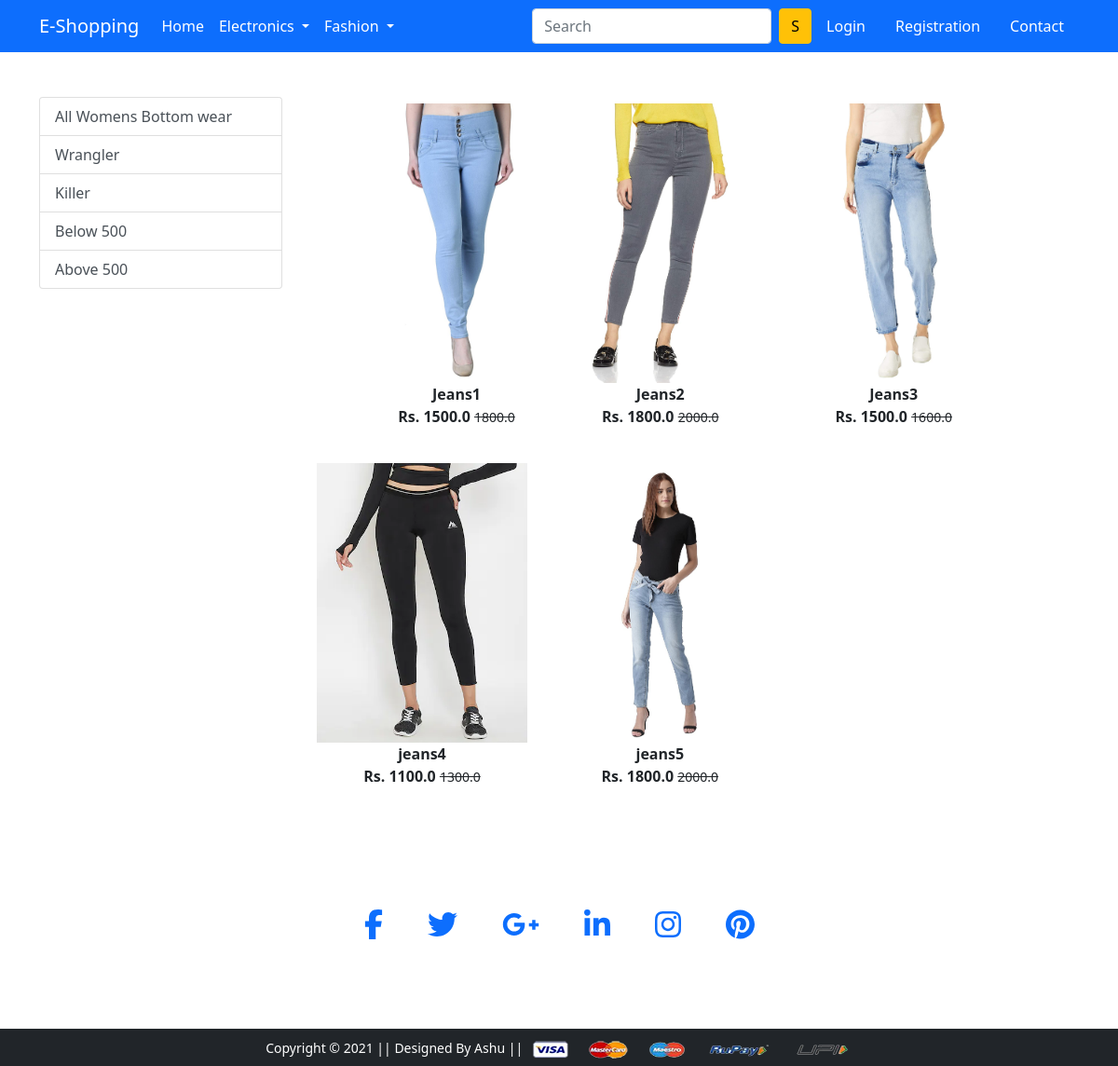
Page /womensbottomwears/ on the committed database.
### app/models.py (models this page shows, shortened)
class Product(models.Model):
 title = models.CharField(max_length=100)
 selling_price = models.FloatField()
 discounted_price = models.FloatField()
 description = models.TextField()
 brand = models.CharField(max_length=100)
 category = models.CharField( choices=CATEGORY_CHOICES, max_length=3)
 product_image = models.ImageField(upload_to='productimg')

### app/views.py (the view)
# urls.py: path('womensbottomwears/', views.womensbottomwears, name='womensbottomwears'),
def womensbottomwears(request, data=None):
	totalitem = 0
	if request.user.is_authenticated:
		totalitem = len(Cart.objects.filter(user=request.user))
	if data==None :
			womensbottomwears = Product.objects.filter(category='WBW')
	elif data == 'Wrangler' or data == 'Killer':
			womensbottomwears = Product.objects.filter(category='WBW').filter(brand=data)
	elif data == 'below':
			womensbottomwears = Product.objects.filter(category='WBW').filter(discounted_price__lt=500)
	elif data == 'above':
			womensbottomwears = Product.objects.filter(category='WBW').filter(discounted_price__gt=500)
	return render(request, 'app/womensbottomwears.html', {'womensbottomwears':womensbottomwears, 'totalitem':totalitem})

### app/templates/app/womensbottomwears.html (shortened to what this page needs)
{% extends 'app/base.html' %}
{% load static %}
{% block main-content %}
<div class="container my-5">
 <div class="row">
  <div class="col-sm-3">
   <div class="list-group">
     <a href="{% url 'womensbottomwears' %}" class="list-group-item list-group-item-action" aria-current="true">All Womens Bottom wear</a>
     <a href="{% url 'womensbottomwearsdata' 'Wrangler'  %}" class="list-group-item list-group-item-action" aria-current="true">Wrangler</a>
     <a href="{% url 'womensbottomwearsdata' 'Killer'  %}" class="list-group-item list-group-item-action">Killer</a>
     <a href="{% url 'womensbottomwearsdata' 'below'  %}" class="list-group-item list-group-item-action">Below 500</a>
     <a href="{% url 'womensbottomwearsdata' 'above'  %}" class="list-group-item list-group-item-action">Above 500</a>
   </div>
  </div>
  <div class="col-sm-8">
   <div class="row">
    {% for product in womensbottomwears %}
     <div class="col-sm-4 text-center mb-4">
      <a href="{% url 'product-detail' product.id %}" class="btn">
       <div class="item">
        <img src="{{product.product_image.url}}" alt="" height="300" class="">
        <div class="fw-bold">{{product.title}}</div>
        <div class="fw-bold">Rs. {{product.discounted_price}} <small class="fw-light text-decoration-line-through">{{product.selling_price}}</small></div>
       </div>
      </a>
     </div>
    {% endfor %}
   </div>
  </div>
 </div>
</div>
{% endblock main-content %}

### rows in the picture
Product: product_image (picture), title "Jeans1", discounted_price "1500.0", selling_price "1800.0"
Product: product_image (picture), title "Jeans2", discounted_price "1800.0", selling_price "2000.0"
Product: product_image (picture), title "Jeans3", discounted_price "1500.0", selling_price "1600.0"
Product: product_image (picture), title "jeans4", discounted_price "1100.0", selling_price "1300.0"
Product: product_image (picture), title "jeans5", discounted_price "1800.0", selling_price "2000.0"
